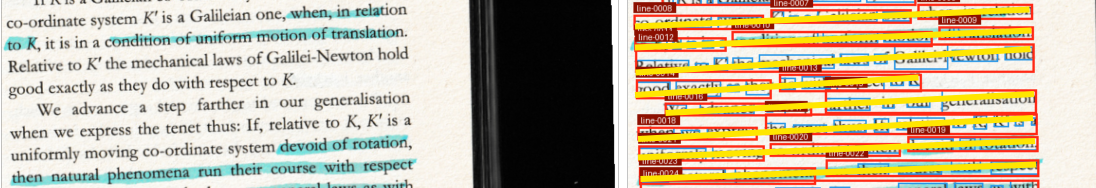
#> input picture research/accuracy-audit/image-1.png, 2192 x 376 px (shown at 1/2 size)
$ python -i page_interior.py   (imports and definitions only)
#> lines starting #> are read from the running program, lines starting #| are printed output that depends on the picture; after the words box and inside, x2 and y2 are one past the last pixel; in counts of white or black regions, pixels touching at a corner belong together
#> further down, picture is the input picture: PIL image 2192x376 RGBA; mean R, G, B, A 194.7, 179.6, 155, 255
"""Pixel-only proposals for loose-page interior bounds and rigid orientation.

This module measures acquisition geometry. It deliberately has no dependency on
OCR, canonical text, or downstream layout outcomes.
"""

from __future__ import annotations

import math
from dataclasses import dataclass
from typing import Any

import cv2
import numpy as np
from PIL import Image


PAGE_INTERIOR_METHOD = "lab-paper-chroma-largest-component-v1"


@dataclass(frozen=True)
class PageInteriorObservation:
    """A reviewable page-surface measurement from one source raster."""

    status: str
    physical_boundary_polygon_px: tuple[tuple[float, float], ...] | None
    content_bounds: tuple[int, int, int, int] | None
    deskew_degrees_clockwise: float | None
    edges: dict[str, dict[str, Any]]
    failures: tuple[str, ...]
    uncertainty: dict[str, Any]
    method: str = PAGE_INTERIOR_METHOD

    # [16 lines left out: function record, not called in this run]


def _largest_component(mask: np.ndarray) -> tuple[np.ndarray | None, int, int]:
    count, labels, stats, _ = cv2.connectedComponentsWithStats(mask, 8)
    if count <= 1:
        return None, 0, 0
    areas = stats[1:, cv2.CC_STAT_AREA]
    first = 1 + int(np.argmax(areas))
    largest_area = int(stats[first, cv2.CC_STAT_AREA])
    second_area = int(np.max(np.delete(areas, first - 1))) if len(areas) > 1 else 0
    return (labels == first).astype(np.uint8), largest_area, second_area


def _mask_for_paper(lab: np.ndarray, background_b: float, threshold_delta: float) -> np.ndarray:
    """Use paper chroma relative to the observed scanner-bed border."""
    b_channel = lab[:, :, 2].astype(np.float32)
    mask = (b_channel > background_b + threshold_delta).astype(np.uint8)
    # Closing bridges small print/highlight holes while preserving the measured
    # outside contour. The kernel is in analysis pixels, not source pixels.
    return cv2.morphologyEx(mask, cv2.MORPH_CLOSE, np.ones((3, 3), np.uint8))


def _corners(mask: np.ndarray) -> tuple[np.ndarray, tuple[float, float, float, float]]:
    points_y, points_x = np.where(mask != 0)
    if len(points_x) < 20:
        raise ValueError("paper component has too few boundary pixels")
    rectangle = cv2.minAreaRect(np.column_stack((points_x, points_y)).astype(np.float32))
    points = cv2.boxPoints(rectangle).astype(np.float32)
    center = points.mean(axis=0)
    angles = np.arctan2(points[:, 1] - center[1], points[:, 0] - center[0])
    ordered = points[np.argsort(angles)]
    return ordered, rectangle


def _side_measurements(
    polygon: np.ndarray,
    component: np.ndarray,
    b_channel: np.ndarray,
    l_channel: np.ndarray,
    *,
    scale_x: float,
    scale_y: float,
) -> tuple[dict[str, dict[str, Any]], list[float], list[float]]:
    height, width = component.shape
    center = polygon.mean(axis=0)
    side_rows: list[dict[str, Any]] = []
    fit_angles: list[float] = []
    fit_residuals: list[float] = []
    contour_result = cv2.findContours(component.copy(), cv2.RETR_EXTERNAL, cv2.CHAIN_APPROX_NONE)
    contours = contour_result[-2]
    if not contours:
        return {}, [], []
    contour = max(contours, key=cv2.contourArea).reshape(-1, 2).astype(np.float32)

    for index in range(4):
        first, second = polygon[index], polygon[(index + 1) % 4]
        vector = second - first
        length = float(np.linalg.norm(vector))
        if length < 10:
            continue
        midpoint = (first + second) / 2
        inward = center - midpoint
        inward /= max(float(np.linalg.norm(inward)), 1e-6)
        # Name edges by their source-raster position, preserving the four-side
        # distinction even when one side is clipped by the raster.
        if abs(vector[0]) >= abs(vector[1]):
            name = "top" if midpoint[1] < center[1] else "bottom"
        else:
            name = "left" if midpoint[0] < center[0] else "right"

        parameters = np.linspace(0.08, 0.92, 40)
        samples = first[None, :] + parameters[:, None] * vector[None, :]
        # Sample beyond the transition band on both sides. Chroma contrast is
        # more stable here than a binary mask whose exact threshold defines its
        # own contour.
        inside_points = samples + inward[None, :] * 6.0
        outside_points = samples - inward[None, :] * 6.0
        valid = (
            (outside_points[:, 0] >= 0) & (outside_points[:, 0] < width)
            & (outside_points[:, 1] >= 0) & (outside_points[:, 1] < height)
            & (inside_points[:, 0] >= 0) & (inside_points[:, 0] < width)
            & (inside_points[:, 1] >= 0) & (inside_points[:, 1] < height)
        )
        valid_fraction = float(valid.mean())
        if valid_fraction < 0.55:
            side_rows.append({"edge": name, "status": "unobserved_raster_clip", "support": valid_fraction})
            continue

        inside_indices = np.rint(inside_points[valid]).astype(int)
        outside_indices = np.rint(outside_points[valid]).astype(int)
        inside_chroma = b_channel[inside_indices[:, 1], inside_indices[:, 0]]
        outside_chroma = b_channel[outside_indices[:, 1], outside_indices[:, 0]]
        inside_lightness = l_channel[inside_indices[:, 1], inside_indices[:, 0]]
        outside_lightness = l_channel[outside_indices[:, 1], outside_indices[:, 0]]
        # Paper can be darker than a white bed or much lighter than a black
        # bed. Support therefore comes from a measurable two-sided Lab change,
        # not from assuming one background polarity.
        contrast = np.sqrt(
            (inside_lightness - outside_lightness) ** 2
            + (inside_chroma - outside_chroma) ** 2
        )
        support = float(np.mean(contrast >= 2.0))

        # Fit observed contour points close to this side. This gives independent
        # edge-angle evidence rather than reusing the rectangle angle itself.
        relative = contour - first
        along = relative @ vector / (length * length)
        distance = np.abs(relative[:, 0] * vector[1] - relative[:, 1] * vector[0]) / length
        selected = contour[(along >= 0.04) & (along <= 0.96) & (distance <= 3.0)]
        angle = None
        residual = None
        if len(selected) >= 20:
            line = cv2.fitLine(selected.reshape(-1, 1, 2), cv2.DIST_L1, 0, 0.01, 0.01).reshape(-1)
            vx, vy = float(line[0]), float(line[1])
            if abs(vx) >= abs(vy):
                if vx < 0:
                    vx, vy = -vx, -vy
                page_angle = math.degrees(math.atan2(vy, vx))
            else:
                if vy < 0:
                    vx, vy = -vx, -vy
                page_angle = -math.degrees(math.atan2(vx, vy))
            angle = -page_angle  # BookProfile stores clockwise correction.
            distances = np.abs((selected[:, 0] - line[2]) * vy - (selected[:, 1] - line[3]) * vx)
            residual = float(np.median(distances) * (scale_x + scale_y) / 2)
            fit_angles.append(angle)
            fit_residuals.append(residual)

        edge_status = "supported" if support >= 0.65 else "weak_boundary_contrast"
        side_rows.append({
            "edge": name,
            "status": edge_status,
            "support": round(support, 3),
            "orientation_correction_clockwise_degrees": round(angle, 3) if angle is not None else None,
            "median_fit_residual_px": round(residual, 2) if residual is not None else None,
            "valid_outside_samples_fraction": round(valid_fraction, 3),
        })

    # There can be duplicate side names only if the candidate is badly shaped;
    # retain the strongest observed estimate for each physical side.
    edges: dict[str, dict[str, Any]] = {}
    for row in side_rows:
        name = row["edge"]
        previous = edges.get(name)
        if previous is None or row.get("support", 0) > previous.get("support", 0):
            edges[name] = {key: value for key, value in row.items() if key != "edge"}
    return edges, fit_angles, fit_residuals


def _interior_bounds_from_polygon(
    polygon: np.ndarray,
    image_width: int,
    image_height: int,
    scale_x: float,
    scale_y: float,
    edges: dict[str, dict[str, Any]],
) -> tuple[int, int, int, int] | None:
    """Build a conservative axis-aligned rectangle contained by the fitted page.

    The inset comes from the fitted page rotation and one analysis pixel of
    boundary localization uncertainty. Raster-clipped sides keep coordinate 0
    (or the image maximum), since no scanner-bed pixels exist past that edge.
    """
    x_min, y_min = polygon.min(axis=0)
    x_max, y_max = polygon.max(axis=0)
    width_px = (x_max - x_min) * scale_x
    height_px = (y_max - y_min) * scale_y
    horizontal_angles = [
        abs(float(row["orientation_correction_clockwise_degrees"]))
        for row in edges.values() if row.get("orientation_correction_clockwise_degrees") is not None
    ]
    angle = math.radians(max(horizontal_angles, default=0.0))
    # Inscribing an axis-aligned box in a rotated rectangle requires these
    # geometry-derived corner clearances; the extra source pixel reflects the
    # resolution of the measured edge mask.
    inset_x = abs(math.tan(angle)) * height_px / 2 + scale_x
    inset_y = abs(math.tan(angle)) * width_px / 2 + scale_y
    left = max(0, math.ceil(x_min * scale_x + inset_x))
    right = min(image_width, math.floor(x_max * scale_x - inset_x))
    top = max(0, math.ceil(y_min * scale_y + inset_y))
    bottom = min(image_height, math.floor(y_max * scale_y - inset_y))

    # Do not move an unobserved raster-clipped edge inward: the raster itself
    # already excludes any scanner-bed context on that side.
    if edges.get("left", {}).get("status") == "unobserved_raster_clip":
        left = 0
    if edges.get("top", {}).get("status") == "unobserved_raster_clip":
        top = 0
    if edges.get("right", {}).get("status") == "unobserved_raster_clip":
        right = image_width
    if edges.get("bottom", {}).get("status") == "unobserved_raster_clip":
        bottom = image_height
    if left < 0 or top < 0 or right > image_width or bottom > image_height or right <= left or bottom <= top:
        return None
    return left, top, right, bottom


def _deskew_from_rectangle(polygon: np.ndarray) -> float:
    """Return clockwise correction from the fitted physical page frame."""
    horizontal_angles: list[float] = []
    for index in range(4):
        first = polygon[index]
        second = polygon[(index + 1) % 4]
        dx, dy = float(second[0] - first[0]), float(second[1] - first[1])
        if abs(dx) >= abs(dy):
            if dx < 0:
                dx, dy = -dx, -dy
            horizontal_angles.append(math.degrees(math.atan2(dy, dx)))
    if not horizontal_angles:
        return 0.0
    page_angle = float(np.median(horizontal_angles))
    return -page_angle


def measure_page_interior(image: Image.Image, *, page_id: str = "page") -> PageInteriorObservation:
    """Propose page-interior bounds and rigid deskew from source pixels alone.

    The detector compares the raster-border Lab ``b`` chroma with page
    chroma, forms the largest contiguous paper-like component, and fits its
    rectangular outline. The more conservative of two noise-derived paper
    masks supplies the page-interior proposal. If paper and bed are not
    distinguishable or the geometry is not page-like, bounds remain unresolved.
    """
#> called with page_id = 'page'
    if not isinstance(image, Image.Image):
        raise TypeError("image must be a Pillow Image")
    source = image.convert("RGB")
    image_width, image_height = source.size
    if image_width < 100 or image_height < 100:
        return PageInteriorObservation(
            "unresolved", None, None, None, {}, ("background_indistinguishable",),
            {"reason": "source raster is too small for page-boundary measurement"},
        )

    # Analyze at a bounded resolution: the 3-pixel mask operation corresponds
    # to a few source pixels even for large scans and limits full-book runtime.
    target_long_side = 1400
    scale = min(1.0, target_long_side / max(image_width, image_height))
    analysis_width = max(1, round(image_width * scale))
    analysis_height = max(1, round(image_height * scale))
    scale_x, scale_y = image_width / analysis_width, image_height / analysis_height
    raster = cv2.cvtColor(np.asarray(source), cv2.COLOR_RGB2BGR)
    small = cv2.resize(raster, (analysis_width, analysis_height), interpolation=cv2.INTER_AREA)
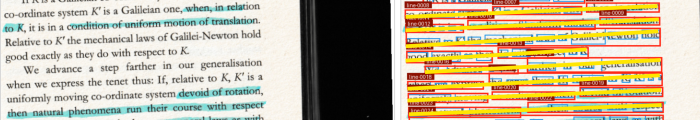
#> small: shape (240, 1400, 3) (shown at 1/2 size); mean B, G, R 155, 179.6, 194.7
    lab = cv2.cvtColor(small, cv2.COLOR_BGR2LAB)
#> lab: shape (240, 1400, 3); mean of channels 0, 1, 2 188, 131.7, 141.7
    b_channel = lab[:, :, 2].astype(np.float32)
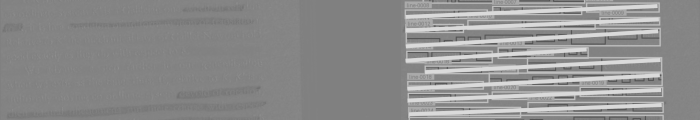
#> b_channel: shape (240, 1400) float32 (shown at 1/2 size); min 79, max 218, mean 141.7
    rim_width = max(3, round(min(analysis_width, analysis_height) * 0.015))
    rim = np.concatenate((
        b_channel[:rim_width, :].ravel(), b_channel[-rim_width:, :].ravel(),
        b_channel[:, :rim_width].ravel(), b_channel[:, -rim_width:].ravel(),
    ))
#> rim = 13120 values, max 191 at index 846, min 79 at index 895, mean 129.3
    background_b = float(np.median(rim))
#> background_b = 131
    background_mad = float(np.median(np.abs(rim - background_b)))
#> background_mad = 2
    threshold_delta = max(1.0, 3.0 * 1.4826 * background_mad)
#> threshold_delta = 8.9

    outer_mask, outer_area, second_area = _largest_component(_mask_for_paper(lab, background_b, threshold_delta))
#> in _mask_for_paper, `mask = (b_channel > background_b + threshold_delta).astype(np.uint8)`:
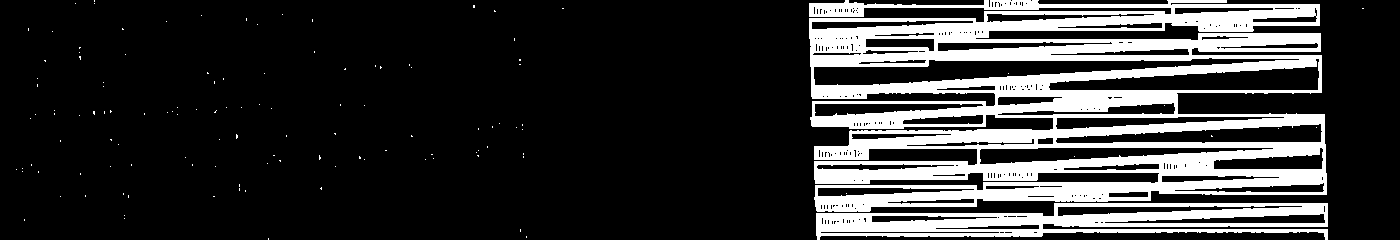
#> mask: shape (240, 1400); values 0 (black) and 1 (white), 20.3% white; 125 white regions (123 under 20 px), largest, box (x1, y1, x2, y2) and area: (809, 0, 1327, 212) 57755, (816, 203, 1328, 240) 10105
#> in _mask_for_paper, `return cv2.morphologyEx(mask, cv2.MORPH_CLOSE, np.ones((3, 3), np.uint..`:
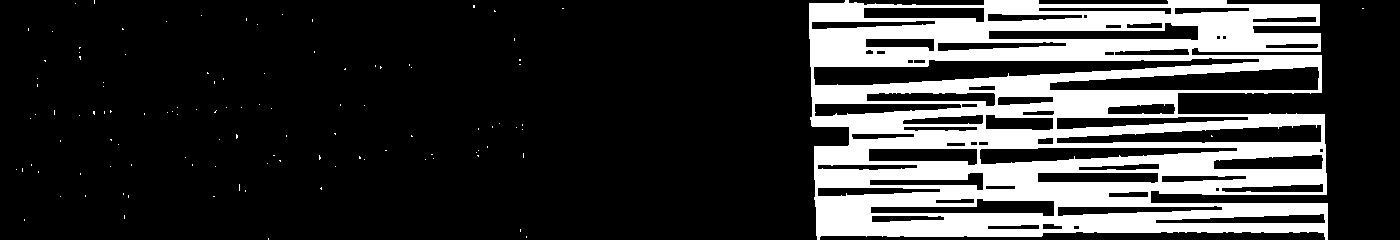
#> returned value: shape (240, 1400); values 0 (black) and 1 (white), 21.7% white; 112 white regions (111 under 20 px), largest, box (x1, y1, x2, y2) and area: (809, 0, 1328, 240) 72518
#> in _largest_component, `count, labels, stats, _ = cv2.connectedComponentsWithStats(mask, 8)`:
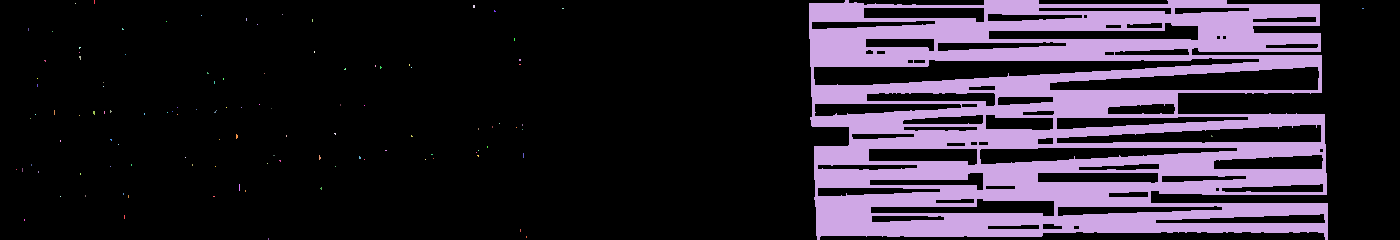
#> labels: shape (240, 1400) int32; 113 distinct labels, from 0 to 112; one colour per label, 0 black
#> in _largest_component, `count, labels, stats, _ = cv2.connectedComponentsWithStats(mask, 8)`: count = 113; stats = 113 rows, first 6: [0, 0, 1400, 240, 263228], [94, 0, 1, 4, 4], [809, 0, 519, 240, 72518], [75, 3, 1, 1, 1], [473, 5, 2, 3, 6], [562, 8, 2, 1, 2]
#> in _largest_component, `areas = stats[1:, cv2.CC_STAT_AREA]`: areas = 112 values, max 72518 at index 1, min 1 at index 2, mean 649.8
#> in _largest_component, `first = 1 + int(np.argmax(areas))`: first = 2
#> in _largest_component, `largest_area = int(stats[first, cv2.CC_STAT_AREA])`: largest_area = 72518
#> in _largest_component, `second_area = int(np.max(np.delete(areas, first - 1))) if len(areas) >..`: second_area = 8
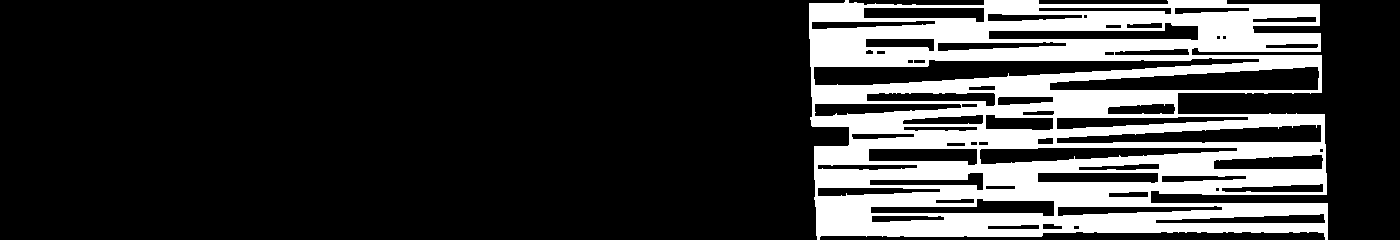
#> outer_mask: shape (240, 1400); values 0 (black) and 1 (white), 21.6% white; 1 white region, box (x1, y1, x2, y2) and area: (809, 0, 1328, 240) 72518
#> outer_area = 72518; second_area = 8
    if outer_mask is None:
        return PageInteriorObservation(
            "unresolved", None, None, None, {}, ("background_indistinguishable",),
            {"background_b_median": background_b, "background_b_mad": background_mad,
             "threshold_delta": threshold_delta, "reason": "no contiguous paper-like component"},
        )
    inner_mask, inner_area, _ = _largest_component(_mask_for_paper(lab, background_b, threshold_delta + 0.5))
#> (the rest of the program and of its run is left out)
